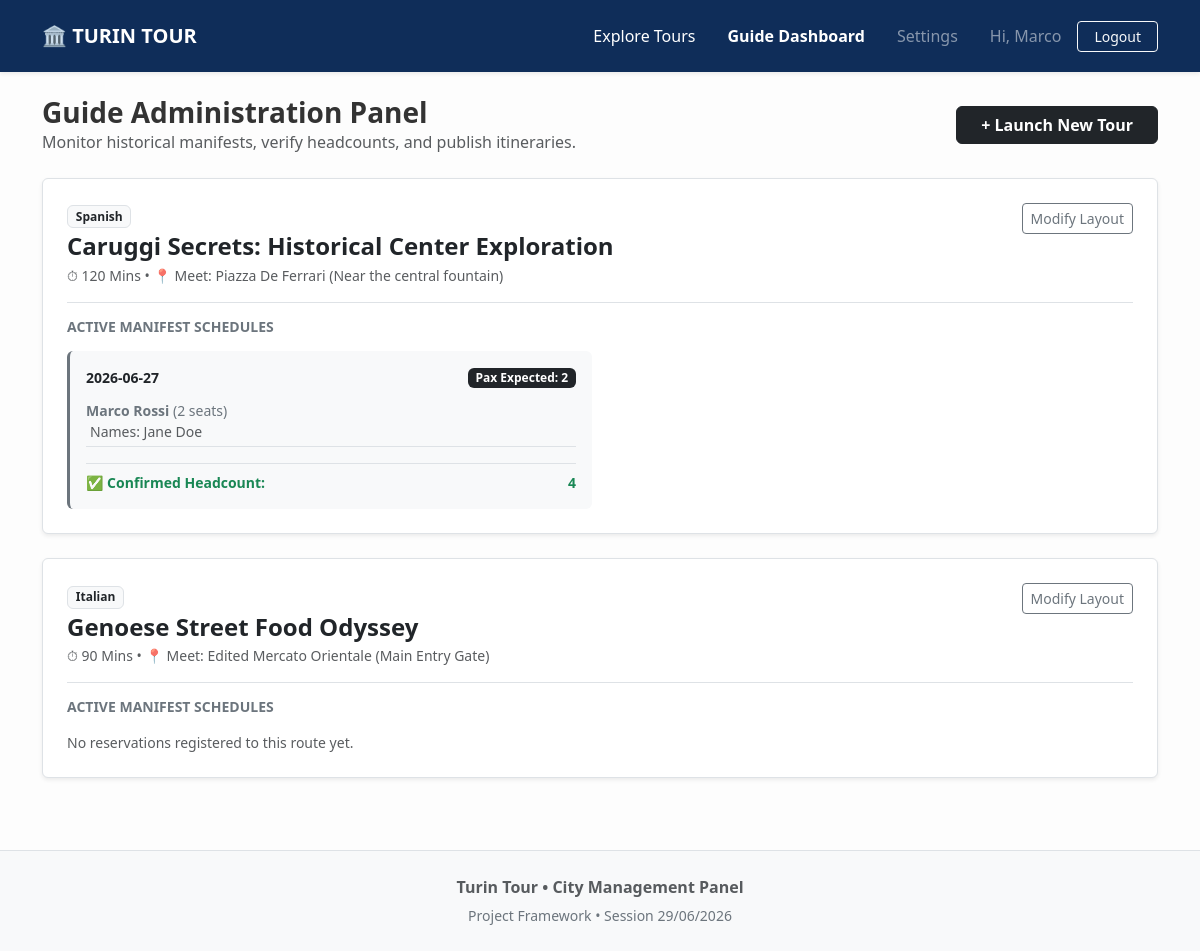
Page /guide/dashboard (signed in) on the committed database.
### tables this page shows
CREATE TABLE users(
    id INTEGER PRIMARY KEY AUTOINCREMENT,
    email TEXT NOT NULL UNIQUE,
    password_hash TEXT NOT NULL,
    first_name TEXT NOT NULL,
    last_name TEXT NOT NULL,
    role TEXT NOT NULL CHECK(role IN ('guide', 'participant','admin')),
    languages TEXT
);

CREATE TABLE tours (
    id INTEGER PRIMARY KEY AUTOINCREMENT,
    guide_id INTEGER NOT NULL,
    title TEXT NOT NULL,
    meeting_point TEXT NOT NULL,
    duration INTEGER NOT NULL, -- Stored explicitly in minutes
    language TEXT NOT NULL CHECK(language IN ('Italian', 'English', 'Spanish', 'Portuguese', 'German')),
    max_participants INTEGER NOT NULL,
    description TEXT NOT NULL,
    FOREIGN KEY (guide_id) REFERENCES users(id) ON DELETE CASCADE
);

CREATE TABLE tour_reports (
    id INTEGER PRIMARY KEY AUTOINCREMENT,
    tour_id INTEGER NOT NULL,
    tour_date TEXT NOT NULL,
    actual_count INTEGER NOT NULL,
    report_image TEXT NOT NULL,
    UNIQUE(tour_id, tour_date),
    FOREIGN KEY (tour_id) REFERENCES tours(id) ON DELETE CASCADE
);

### routes/guides_route.py (the view)
@guides_bp.route('/dashboard')
@login_required
def dashboard():
    if not current_user.is_guide:
        return "Access Forbidden", 403
    tours = get_tours_by_guide(current_user.id)
    for tour in tours:
        tour['metrics'] = get_guide_tour_metrics(tour['id'])
    return render_template('guides_dashboard.html',tours=tours)

### dao/db.py (called while the page is built)
def get_db_connection():
    db_path = "database.db"
    conn = sqlite3.connect(db_path)
    conn.execute("PRAGMA foreign_keys = ON;")
    conn.row_factory = sqlite3.Row
    return conn

### dao/tours_dao.py (called while the page is built)
def get_tours_by_guide(guide_id):
    conn = get_db_connection()
    rows = conn.execute("SELECT * FROM tours WHERE guide_id = ?", (guide_id,)).fetchall()
    tours_list = [dict(r) for r in rows]
    conn.close()
    return tours_list

### dao/user_dao.py (called while the page is built)
def get_user_by_id(user_id):
    conn = get_db_connection()
    row = conn.execute("SELECT * FROM users WHERE id = ?", (user_id,)).fetchone()
    conn.close()
    if not row:
        return None
    langs = row['languages'].split(',') if row['languages'] else []
    return User(row['id'], row['email'], row['first_name'], row['last_name'], row['role'], langs)

### models.py (called while the page is built)
    @property
    def is_guide(self):
        return self.role == 'guide'

### templates/guides_dashboard.html (shortened to what this page needs)
{% extends 'base.html' %}
{% block content %}
<div class="d-flex justify-content-between align-items-center mb-4">
    <div>
        <h3 class="fw-bold mb-0">Guide Administration Panel</h3>
        <p class="text-muted mb-0">Monitor historical manifests, verify headcounts, and publish itineraries.</p>
    </div>
    <a href="{{ url_for('guides_route.create_new_tour') }}" class="btn btn-dark fw-semibold px-4">+ Launch New Tour</a>
</div>
<div class="row">
    <div class="col-12">
        {% if tours %}
            {% for tour in tours %}
                <div class="card border shadow-sm mb-4 p-4 bg-white rounded">
                    <div class="d-flex justify-content-between align-items-start border-bottom pb-3 mb-3">
                        <div>
                            <span class="badge bg-light text-dark border mb-1">{{ tour.language }}</span>
                            <h4 class="fw-bold text-dark mb-1">{{ tour.title }}</h4>
                            <p class="text-muted small mb-0">⏱ {{ tour.duration }} Mins &bull; 📍 Meet: {{ tour.meeting_point }}</p>
                        </div>
                        <a href="{{ url_for('guides_route.edit_tour', tour_id=tour.id) }}" class="btn btn-outline-secondary btn-sm">Modify Layout</a>
                    </div>
                    <h6 class="fw-bold text-secondary mb-3 text-uppercase tracking-wider small">Active Manifest Schedules</h6>
                    {% if tour.metrics %}
                        <div class="row row-cols-1 row-cols-md-2 g-3">
                            {% for run in tour.metrics %}
                                <div class="col">
                                    <div class="card bg-light border-0 border-start border-3 border-secondary p-3 h-100">
                                        <div class="d-flex justify-content-between align-items-center mb-2">
                                            <span class="fw-bold text-dark small">{{ run.date }}</span>
                                            <span class="badge bg-dark">Pax Expected: {{ run.total_expected }}</span>
                                        </div>
                                        <div class="mb-3">
                                            <ul class="list-unstyled small text-secondary ps-0 mb-0">
                                                {% for b in run.manifest %}
                                                    <li class="border-bottom py-1">
                                                        <strong>{{ b.lead_name }}</strong> ({{ b.count }} seats)<br>
                                                        {% if b.guests %}
                                                            <span class="text-muted text-xs ms-1">Names: {{ b.guests|join(', ') }}</span>
                                                        {% endif %}
                                                    </li>
                                                {% endfor %}
                                            </ul>
                                        </div>
                                        <div class="mt-auto pt-2 border-top">
                                            {% if run.is_reported %}
                                                <div class="text-success small fw-bold d-flex justify-content-between align-items-center">
                                                    <span>✅ Confirmed Headcount:</span>
                                                    <span>{{ run.report_data.actual_count }}</span>
                                                </div>
                                            {% elif run.eligible_for_report %}
                                                <a href="{{ url_for('guides_route.report_tour', tour_id=tour.id, date_str=run.date) }}" class="btn btn-danger btn-sm w-100 fw-semibold">Submit Report</a>
                                            {% else %}
                                                <span class="text-muted small bg-white border d-block p-1 text-center rounded">Awaiting scheduled execution date</span>
                                            {% endif %}
                                        </div>
                                    </div>
                                </div>
                            {% endfor %}
                        </div>
                    {% else %}
                        <p class="text-muted small mb-0">No reservations registered to this route yet.</p>
                    {% endif %}
                </div>
            {% endfor %}
        {% endif %}
    </div>
</div>
{% endblock %}

### templates/base.html (shortened to what this page needs)
<!DOCTYPE html>
<html lang="en">
<head>
    <link href="https://cdn.jsdelivr.net/npm/bootstrap@5.3.0/dist/css/bootstrap.min.css" rel="stylesheet">
</head>
<body>
    <nav class="navbar navbar-expand-lg navbar-dark shadow-sm py-3">
        <div class="container">
            <a class="navbar-brand fw-bold" href="{{ url_for('main_route.index') }}">🏛️ TURIN TOUR</a>
            <div class="collapse navbar-collapse" id="navbarNav">
                <ul class="navbar-nav ms-auto align-items-center gap-3">
                    <li class="nav-item"><a class="nav-link text-white" href="{{ url_for('main_route.index') }}">Explore Tours</a></li>
                    {% if current_user.is_authenticated %}
                        {% if current_user.is_guide %}
                            <li class="nav-item"><a class="nav-link text-white fw-bold" href="{{ url_for('guides_route.dashboard') }}">Guide Dashboard</a></li>
                            <li class="nav-item"><a class="nav-link text-white-50" href="{{ url_for('guides_route.profile') }}">Settings</a></li>
                        {% elif current_user.is_admin %}
                            <li class="nav-item"><a class="nav-link text-white fw-bold" href="{{ url_for('admin_route.dashboard') }}">Admin Dashboard</a></li>
                            <li class="nav-item"><a class="nav-link text-white-50" href="{{ url_for('admin_route.profile') }}">Settings</a></li>
                        {% else %}
                            <li class="nav-item"><a class="nav-link text-white fw-bold" href="{{ url_for('participants_route.dashboard') }}">My Agenda</a></li>
                            <li class="nav-item"><a class="nav-link text-white-50" href="{{ url_for('participants_route.profile') }}">Settings</a></li>
                        {% endif %}
                        <li class="nav-item navbar-text text-white-50 ps-2">Hi, {{ current_user.first_name }}</li>
                        <li class="nav-item"><a class="btn btn-outline-light btn-sm px-3" href="{{ url_for('auth_route.logout') }}">Logout</a></li>
                    {% endif %}
                </ul>
            </div>
        </div>
    </nav>
    <div class="container my-4">
        {% block content %}{% endblock %}
    </div>
    <footer class="bg-light text-muted text-center py-4 mt-5 border-top">
        <div class="container">
            <p class="mb-1 fw-semibold">Turin Tour &bull; City Management Panel</p>
            <small class="text-secondary">Project Framework &bull; Session 29/06/2026</small>
        </div>
    </footer>
</body>
</html>

### templates/base.html (style rules this page uses)
body { background-color: #fdfdfd; color: #333333; font-family: system-ui, -apple-system, sans-serif; }
.navbar { background-color: #0f2d59 !important; }

### rows in the picture
users: first_name "Marco", lead_name "Marco Rossi", count "2", guests "Jane Doe"
tours: language "Spanish", title "Caruggi Secrets: Historical Center Exploration", duration "120", meeting_point "Piazza De Ferrari (Near the central fountain)", date "2026-06-27", total_expected "2"
tour_reports: report_data.actual_count "4"
tours: language "Italian", title "Genoese Street Food Odyssey", duration "90", meeting_point "Edited Mercato Orientale (Main Entry Gate)", shows "No reservations registered to this route yet."
